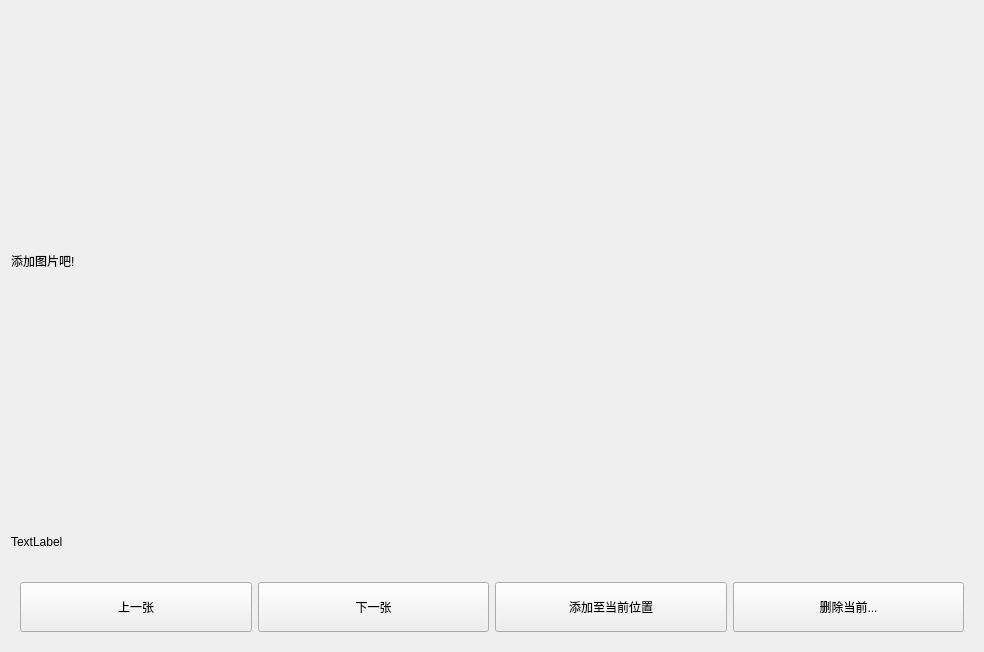
<?xml version="1.0" encoding="UTF-8"?>
<ui version="4.0">
 <class>ImgViewerLabelWidget</class>
 <widget class="QWidget" name="ImgViewerLabelWidget">
  <property name="geometry">
   <rect>
    <x>0</x>
    <y>0</y>
    <width>984</width>
    <height>648</height>
   </rect>
  </property>
  <property name="windowTitle">
   <string>Form</string>
  </property>
  <layout class="QVBoxLayout" name="verticalLayout">
   <item>
    <widget class="QLabel" name="showPicLabel">
     <property name="minimumSize">
      <size>
       <width>0</width>
       <height>500</height>
      </size>
     </property>
     <property name="text">
      <string>添加图片吧!</string>
     </property>
    </widget>
   </item>
   <item>
    <widget class="QLabel" name="infoLabel">
     <property name="minimumSize">
      <size>
       <width>0</width>
       <height>50</height>
      </size>
     </property>
     <property name="text">
      <string>TextLabel</string>
     </property>
    </widget>
   </item>
   <item>
    <widget class="QWidget" name="widget" native="true">
     <layout class="QHBoxLayout" name="horizontalLayout">
      <item>
       <widget class="QPushButton" name="btn_backward">
        <property name="minimumSize">
         <size>
          <width>0</width>
          <height>50</height>
         </size>
        </property>
        <property name="text">
         <string>上一张</string>
        </property>
       </widget>
      </item>
      <item>
       <widget class="QPushButton" name="btn_forward">
        <property name="minimumSize">
         <size>
          <width>0</width>
          <height>50</height>
         </size>
        </property>
        <property name="text">
         <string>下一张</string>
        </property>
       </widget>
      </item>
      <item>
       <widget class="QPushButton" name="btn_insertHere">
        <property name="minimumSize">
         <size>
          <width>0</width>
          <height>50</height>
         </size>
        </property>
        <property name="text">
         <string>添加至当前位置</string>
        </property>
       </widget>
      </item>
      <item>
       <widget class="QPushButton" name="btn_deleteThis">
        <property name="minimumSize">
         <size>
          <width>0</width>
          <height>50</height>
         </size>
        </property>
        <property name="text">
         <string>删除当前...</string>
        </property>
       </widget>
      </item>
     </layout>
    </widget>
   </item>
  </layout>
 </widget>
 <resources/>
 <connections/>
</ui>
